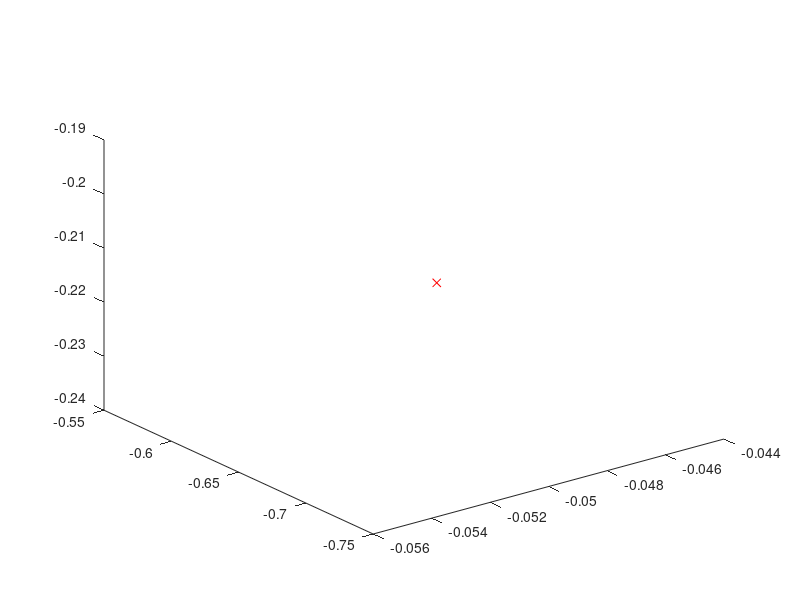

Source code (MATLAB): (Note: this script raises an error after producing the figure.)
clear all;close all;clc;
%% Set model parameters
% A simple movement in 3-d space
m = [0, 0, 0, 1, 2, 3, ...
    0, 0, 0, 0, 0, 0, ...
    0, 0, 0, 1, 1, 1]';
% [O_1, O_2, O_3, Odot_1, Odot_2, Odot_3, 
% euler_1, euler_2, euler_3, eulerdot_1, eulerdot_2, eulerdot_3,
% p_1, p_2, p_3, v_1, v_2, v_3]
n = length(m);
P = eye(n);
deltat = 1;
phi_s = 1;
C = [eye(3)*deltat^3/3, eye(3)*deltat^2/2; eye(3)*deltat^2/2, eye(3)*deltat];
Qpi = [C, zeros(size(C)); zeros(size(C)), C];
sigma_p = 1;
Qcat = eye(6)*sigma_p^2;
Q = zeros(n);
Q(1:12,1:12) = Qpi;
Q(13:18,13:18) = Qcat;
sigma_m = 1;
R = eye(14)*sigma_m^2;
%% Set filter parameters
alpha = 1;
beta = 1;
kappa = 1;
lamda = alpha^2*(n+kappa)-n;
c = alpha^2*(n+kappa);
W_m = zeros(2*n+1,1);
W_c = zeros(2*n+1,1);
W_m(1) = lamda/(n+lamda);
W_c(1) = lamda/(n+lamda)+(1-alpha^2+beta);
for i = 1:2*n
   W_m(i+1) = 1/(2*(n+lamda));
   W_c(i+1) = 1/(2*(n+lamda));
end
W = (eye(2*n+1)-repmat(W_m,1,2*n+1))*diag(W_c)*(eye(2*n+1)-repmat(W_m,1,2*n+1))';
%% Interation
figure;
ySE = 0;
mSE = 0;
for t = 0:100
%% Fake input
    y = [t, 2*t, 3*t, 0, 0, 0, 0, 0, 0, 1, 1, 1, t, t]'+chol(R)*randn(14,1);
    plot3(y(1),y(2),y(3),'rx');
    hold on;
%% Prediction
    X = repmat(m,1,2*n+1)+sqrt(c)*[zeros(size(m)),chol(P),-chol(P)];
    Xhat = zeros(size(X));
    for i = 1:2*n+1
        Xhat(:,i) = f_s(X(:,i),deltat);
    end
    mminus = Xhat*W_m;
    Pminus = Xhat*W*Xhat' + Q;
%% Update
    Xminus = repmat(mminus,1,2*n+1)+sqrt(c)*[zeros(size(m)),chol(Pminus),-chol(Pminus)];
    Yminus = zeros(14,2*n+1);
    for i = 1:2*n+1
        Yminus(:,i) = h_s(Xminus(:,i));
    end
    mu = Yminus*W_m;
    S = Yminus*W*Yminus' + R;
    C = Xminus*W*Yminus';
    K = C/S;
    m = mminus + K*(y-mu);
    P = Pminus - K*S*K';
    plot3(m(1),m(2),m(3),'b.');
    hold on;
end
